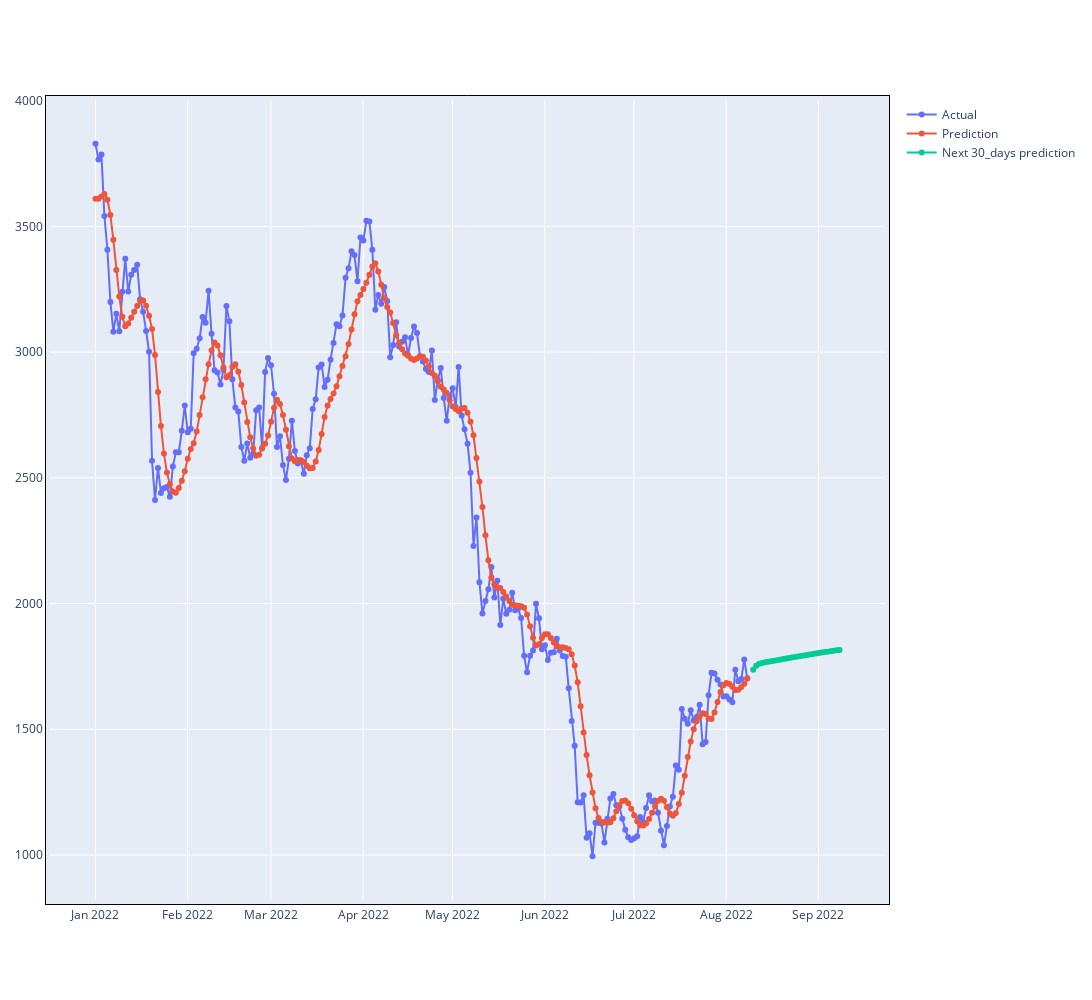

The notebook cell this image was saved under:
### Code cell
# Display chart
trace_close = go.Scatter(x=actual_pred.index, y=actual_pred['close'], mode='lines+markers', name='Actual')
trace_prediction = go.Scatter(x=actual_pred.index, y=actual_pred['prediction'], mode='lines+markers', name='Prediction')
trace_next_30days_prediction = go.Scatter(x=preds.index, y=preds['close'], mode='lines+markers', name='Next 30_days prediction')

# Fill out data with our traces
data = [trace_close, trace_prediction, trace_next_30days_prediction]
layout = go.Layout(
    autosize=False,
    width=2000,
    height=1000,

    xaxis= go.layout.XAxis(linecolor = 'black',
                          linewidth = 1,
                          mirror = True),

    yaxis= go.layout.YAxis(linecolor = 'black',
                          linewidth = 1,
                          mirror = True),

    margin=go.layout.Margin(
        l=50,
        r=50,
        b=100,
        t=100,
        pad = 4
    )
)
fig = go.Figure(data=data, layout=layout)
# Plot it and save as basic-line.html
pyo.iplot(fig, filename = 'chart')

### Figure 1 — Plotly figure (JSON) as saved in the notebook; plotly's stock layout.template omitted (floating-point values rounded to 4 significant figures; data arrays with more than 128 entries replaced by an {"elided": "..."} marker saying what was removed)
{"data": [{"mode": "lines+markers", "name": "Actual", "type": "scatter", "x": {"elided": "220 str values"}, "y": {"elided": "220 float values"}}, {"mode": "lines+markers", "name": "Prediction", "type": "scatter", "x": {"elided": "220 str values"}, "y": {"elided": "220 float values"}}, {"mode": "lines+markers", "name": "Next 30_days prediction", "type": "scatter", "x": ["2022-08-10T01:59:59.999000", "2022-08-11T01:59:59.999000", "2022-08-12T01:59:59.999000", "2022-08-13T01:59:59.999000", "2022-08-14T01:59:59.999000", "2022-08-15T01:59:59.999000", "2022-08-16T01:59:59.999000", "2022-08-17T01:59:59.999000", "2022-08-18T01:59:59.999000", "2022-08-19T01:59:59.999000", "2022-08-20T01:59:59.999000", "2022-08-21T01:59:59.999000", "2022-08-22T01:59:59.999000", "2022-08-23T01:59:59.999000", "2022-08-24T01:59:59.999000", "2022-08-25T01:59:59.999000", "2022-08-26T01:59:59.999000", "2022-08-27T01:59:59.999000", "2022-08-28T01:59:59.999000", "2022-08-29T01:59:59.999000", "2022-08-30T01:59:59.999000", "2022-08-31T01:59:59.999000", "2022-09-01T01:59:59.999000", "2022-09-02T01:59:59.999000", "2022-09-03T01:59:59.999000", "2022-09-04T01:59:59.999000", "2022-09-05T01:59:59.999000", "2022-09-06T01:59:59.999000", "2022-09-07T01:59:59.999000", "2022-09-08T01:59:59.999000"], "y": [1737.0, 1752.0, 1760.0, 1764.0, 1766.0, 1768.0, 1770.0, 1772.0, 1775.0, 1777.0, 1779.0, 1781.0, 1783.0, 1785.0, 1788.0, 1790.0, 1792.0, 1794.0, 1796.0, 1798.0, 1799.0, 1801.0, 1803.0, 1805.0, 1807.0, 1809.0, 1810.0, 1812.0, 1814.0, 1816.0]}], "layout": {"autosize": false, "height": 1000, "margin": {"b": 100, "l": 50, "pad": 4, "r": 50, "t": 100}, "width": 2000, "xaxis": {"autorange": true, "linecolor": "black", "linewidth": 1, "mirror": true, "range": ["2021-12-17 11:18:13.288", "2022-09-22 15:41:46.71"], "type": "date"}, "yaxis": {"autorange": true, "linecolor": "black", "linewidth": 1, "mirror": true, "range": [821.2, 4002.0], "type": "linear"}}}
